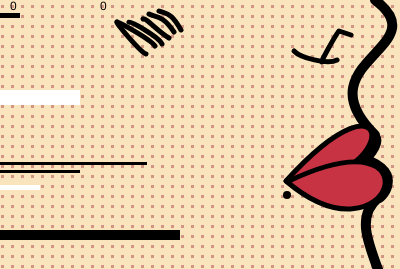
Frame 1 (no input)
Frame 60 (no input): identical to frame 1, image omitted
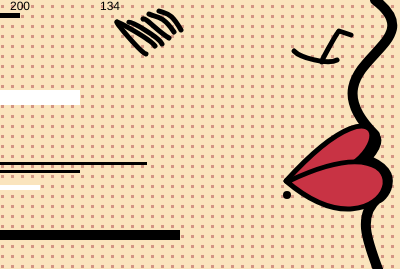
Frame 120 (the mouse pressed at the canvas centre since frame 60)

The p5.js sketch that drew these frames (run headless with seeded random() and noise() and a simulated clock; from frame 60 on, the mouse is pressed at the canvas centre):

// p5.js sketch
// ── sketch.js
function setup() {
createCanvas(400, 269);


ellipse(10, 10, 10);
}

function draw() {
    background(250, 228, 189);
    noStroke();

    fill(212, 148, 132);
    for(var i = 1; i < 700; i+=10){
        for(var n = 5; n < 300; n+=10) {
            square(i, n, 3);
        }
    }
    fill(0);
    rect(0, 230, 180, 10);
   
    fill(255)
    rect(0, 185, 40, 5);

    fill(0);
    rect(0, 170, 80, 3);

    fill(0);
    rect(0, 162, 147, 3);

    fill(255)
    rect(0, 90, 80, 15);

    fill(0)
    rect(0, 13, 20, 5);

    fill(0);
    text(mouseX, 10, 10);
    text(mouseY, 100, 10);

    strokeWeight(10)
    stroke(0)
    noFill();
    curve(-6, -150, 375, 0, 375, 135, 818, 439);

    strokeWeight(10)
    stroke(0)
    noFill();
    curve(347, 116, 376, 138, 364, 159, 362, 136);

    strokeWeight(10)
    stroke(0)
    noFill();
    curve(117, 115, 364, 159, 378, 198, 362, 136);

    strokeWeight(10)
    stroke(0)
    noFill();
    curve(650,167, 378, 198, 378, 394, 50, 700);

    fill(200, 51, 68);
    stroke(0)
    strokeWeight(5)
    bezier(286, 181, 400, 56, 400, 184, 289, 181);
    bezier(286, 181, 392, 271, 441, 109, 289, 181);

    fill(0)
    stroke(0)
    strokeWeight(0)
    circle(287, 195, 8);

    strokeWeight(5)
    stroke(0)
    noFill()
    curve(300, 20, 294, 51, 337, 60, 350, 20);

    strokeWeight(5)
    stroke(0)
    noFill()
    curve(325, 61, 338, 32, 322, 62, 350, 30);
    line(339, 31, 351, 35);

    curve(147, 29, 146, 54, 117, 22, 157, 52);
    curve(147, 65, 155, 46, 117, 22, 157, 52);
    curve(147, 65, 162, 44, 129, 22, 157, 52);
    curve(213,61, 169, 38, 143, 19, 157, 52);
    curve(220, 121, 174, 32, 149, 14, 137, 11);
    curve(220, 121, 181, 30, 159, 11, 137, 11);

   
    


};
